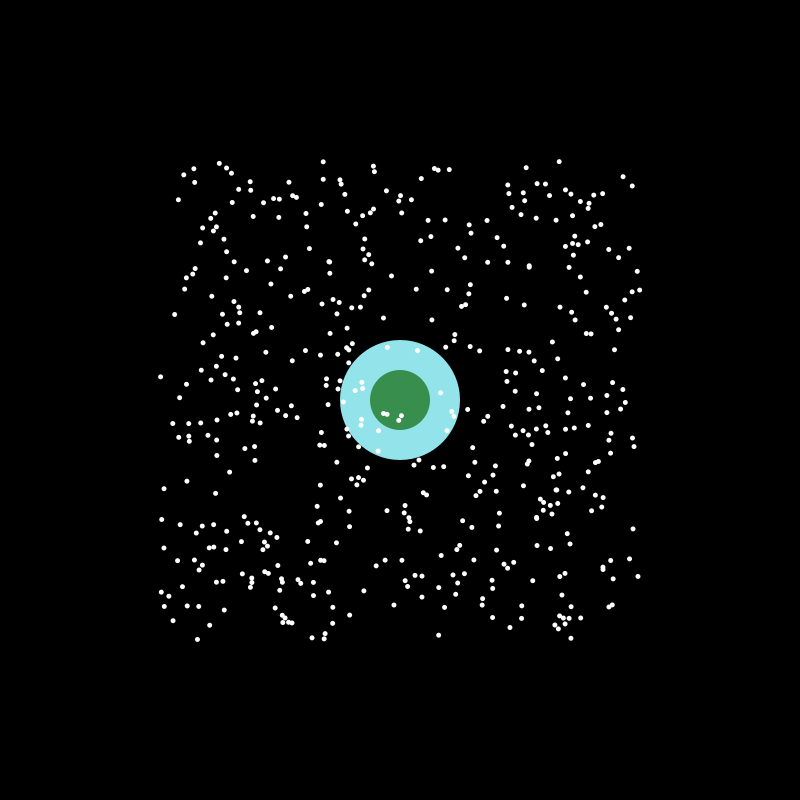
Frame 1 (no input)
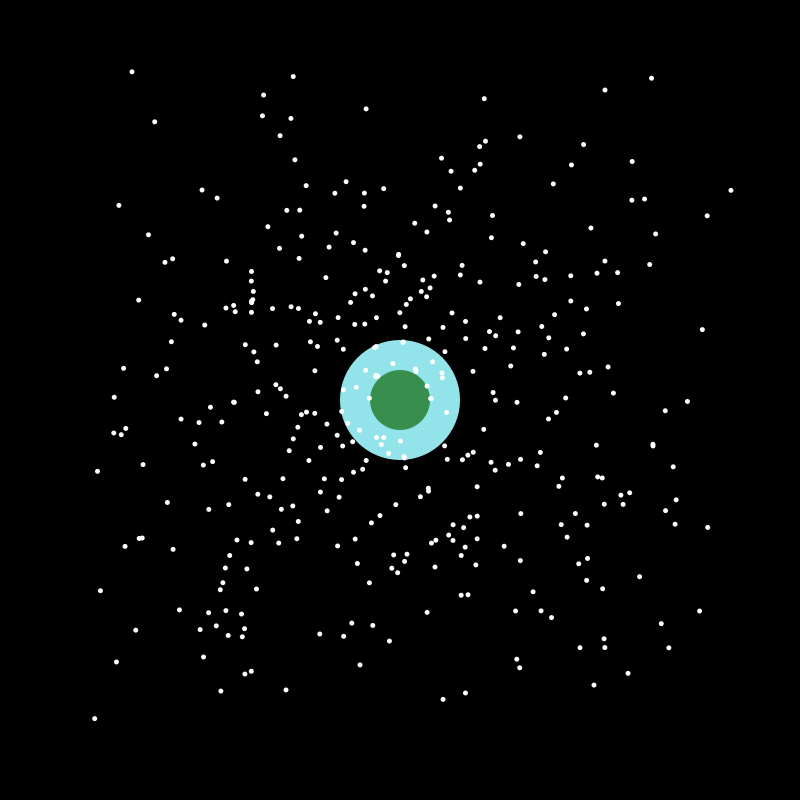
Frame 60 (the mouse pressed at the canvas centre just before this capture)
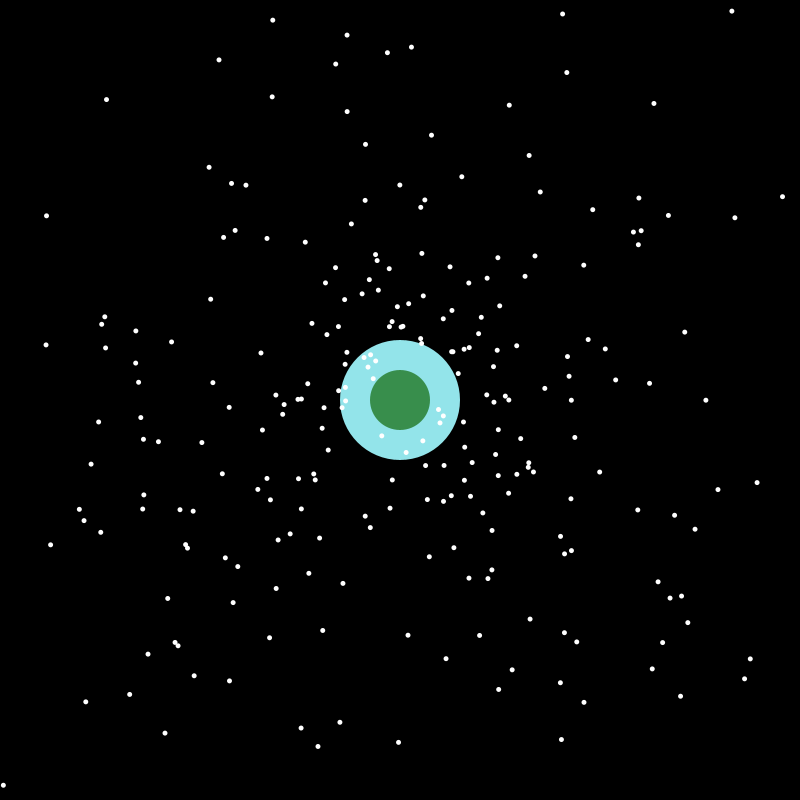
Frame 120 (the mouse held since frame 60 and released just before this capture)

The Processing sketch that drew these frames (run headless with seeded random() and noise(); from frame 60 on, the mouse is pressed at the canvas centre):

// Processing sketch: processing_6407
// ── processing_6407.pde

float[] xpos;
float[] ypos;
float[] xspeed; 
float[] yspeed;
float gravity = 1000;
float dragfactor= 0.999;
boolean[] visible;
int numsats=500;

void setup()
{
  size(800,800);
  background(0);
  noStroke();
  smooth();
  rectMode(CENTER);
  xpos= new float[numsats];
  ypos= new float[numsats];
  xspeed= new float[numsats];
  yspeed= new float[numsats];
  visible = new boolean[numsats];
  
  for(int i=0; i<numsats; i++)
  {
    xpos[i]= random(width/5, 4*height/5);
    ypos[i]= random(width/5, 4*height/5);
    xspeed[i]= random(-2,2);
    yspeed[i]= random(-2,2);
    visible[i]=true;
  }
}

void draw()
{
   background(0);
   fill(147, 228, 234);
   ellipse(width/2, height/2, 120,120);
   fill(56, 142, 76);
   ellipse(width/2, height/2, 60,60);
   fill(255);
   for(int i=0; i<numsats; i++)
   {
     if (visible[i]) ellipse(xpos[i], ypos[i], 5, 5);
     xpos[i]+=xspeed[i];
     ypos[i]+=yspeed[i];
     float theta = atan2(ypos[i]-height/2, xpos[i]-width/2);
     xspeed[i]+= -1*(gravity/(centredist(xpos[i], ypos[i])*centredist(xpos[i], ypos[i])))*cos(theta);
     yspeed[i]+= -1*(gravity/(centredist(xpos[i], ypos[i])*centredist(xpos[i], ypos[i])))*sin(theta);
     if(inatmos(xpos[i], ypos[i]))
     {
       xspeed[i]*=dragfactor;
       yspeed[i]*=dragfactor;
     }
    if(inplanet(xpos[i], ypos[i]))
     {
       xspeed[i]=0;
       yspeed[i]=0;
       visible[i]=false;
     }
   }  
}

float centredist(float xpos, float ypos)
{
  return dist(xpos, ypos, width/2, height/2);
}

boolean inatmos(float xpos, float ypos)
{
  return (dist(xpos, ypos, width/2, height/2)<60);
}

boolean inplanet(float xpos, float ypos)
{
 return (dist(xpos, ypos, width/2, height/2)<30);
}
